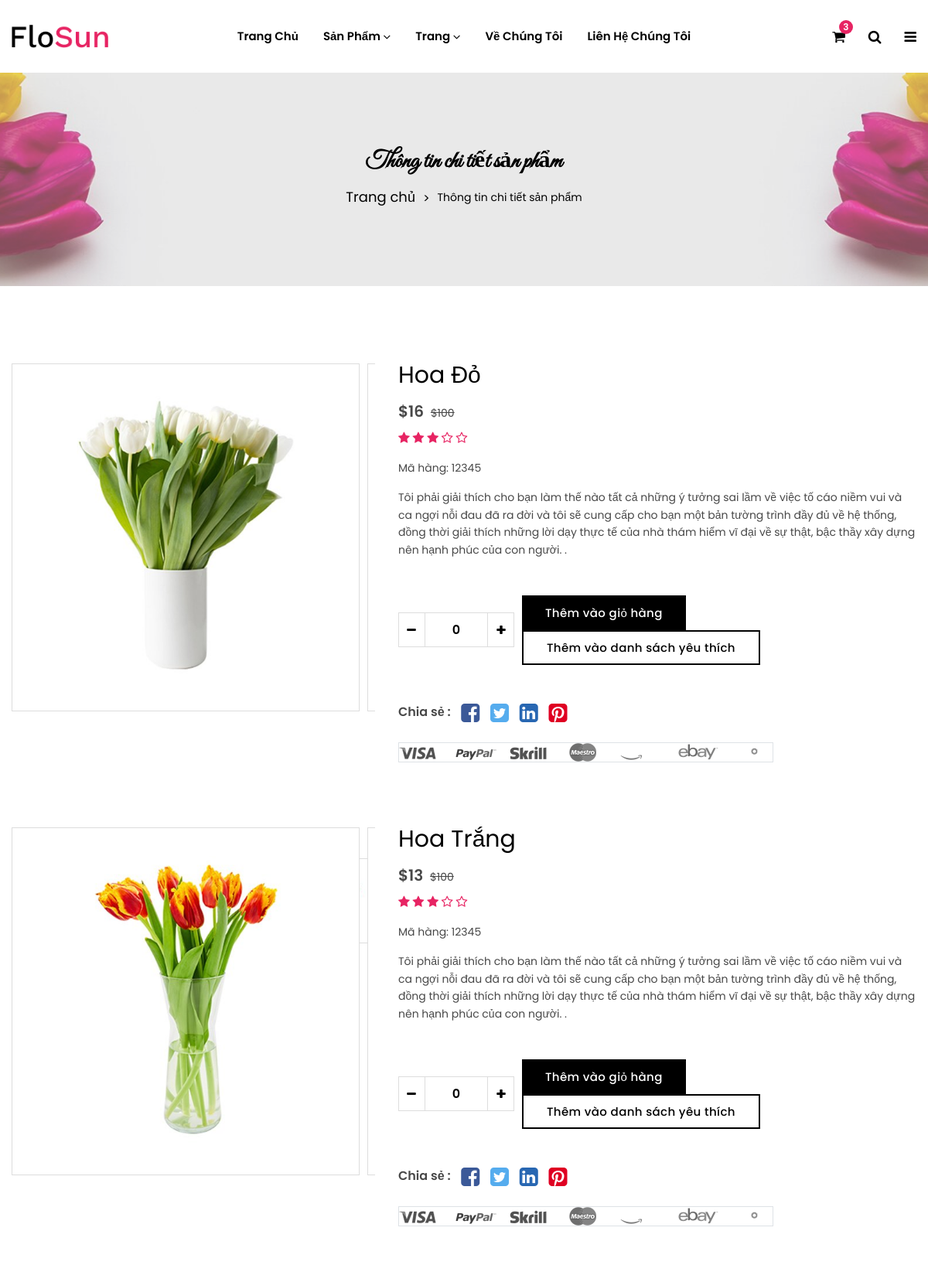
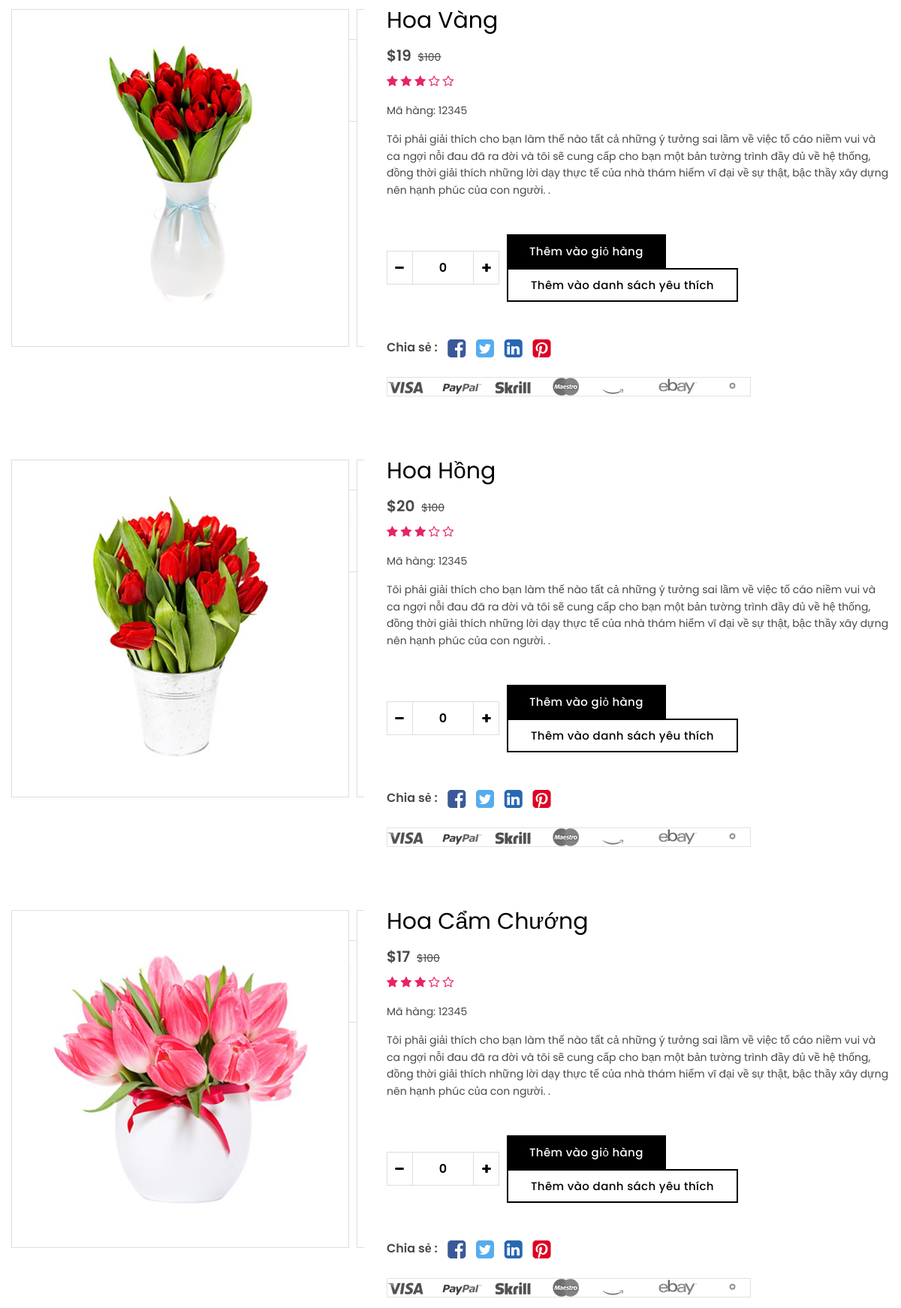
Page /product-details.php (upper part) on the committed database (2 pictures, top to bottom).
### tables this page shows
CREATE TABLE `san_pham` (
  `Ma_Hoa` int(11) NOT NULL COMMENT 'Mã hoa',
  `Ten_Hoa` varchar(100) DEFAULT NULL COMMENT 'Tên hoa',
  `So_Luong` int(11) DEFAULT NULL COMMENT 'Số lượng',
  `Hinh_anh` varchar(200) DEFAULT NULL,
  `Don_Gia` decimal(10,0) DEFAULT NULL COMMENT 'Đơn giá',
  `Ma_Loai` int(11) DEFAULT NULL COMMENT 'Mã loại'
);

### product-details.php (the view, shortened to what this page needs)
<head>
    <link rel="stylesheet" href="assets/css/vendor/bootstrap.min.css">
    <link rel="stylesheet" href="assets/css/vendor/font.awesome.min.css">
    <link rel="stylesheet" href="assets/css/vendor/linearicons.min.css">
    <link rel="stylesheet" href="assets/css/plugins/swiper-bundle.min.css">
    <link rel="stylesheet" href="assets/css/plugins/animate.min.css">
    <link rel="stylesheet" href="assets/css/plugins/jquery-ui.min.css">
    <link rel="stylesheet" href="assets/css/plugins/nice-select.min.css">
    <link rel="stylesheet" href="assets/css/plugins/magnific-popup.css">
    <link rel="stylesheet" href="assets/css/style.css">
    <?php
        include("KetNoi.php");
        if(isset($_GET['hoa'])) {
            $MaHoa = $_GET['hoa'];
            $sql = "SELECT * FROM san_pham WHERE Ma_Hoa = '$MaHoa'";
        } else {
            $sql = "SELECT * FROM san_pham";
        }
        $SP = $con->query($sql);
    ?>
<link type="text/css" rel="stylesheet" charset="UTF-8" href="https://www.gstatic.com/_/translate_http/_/ss/k=translate_http.tr.qhDXWpKopYk.L.W.O/am=wA/d=0/rs=AN8SPfq5gedF4FIOWZgYyMCNZA5tU966ig/m=el_main_css"></head>
<body style="overflow: visible;">
    <?php
        require "Layout-Chung/header.php";
    ?>
    <div class="breadcrumbs-area position-relative">
        <div class="container">
            <div class="row">
                <div class="col-12 text-center">
                    <div class="breadcrumb-content position-relative section-content">
                        <h3 class="title-3"><font style="vertical-align: inherit;"><font style="vertical-align: inherit;">Thông tin chi tiết sản phẩm</font></font></h3>
                        <ul>
                            <li><a href="index.php"><font style="vertical-align: inherit;"><font style="vertical-align: inherit;">Trang chủ</font></font></a></li>
                            <li><font style="vertical-align: inherit;"><font style="vertical-align: inherit;">Thông tin chi tiết sản phẩm</font></font></li>
                        </ul>
                    </div>
                </div>
            </div>
        </div>
    </div>
    <div class="single-product-main-area">
        <div class="container container-default custom-area">
        <?Php foreach($SP as $sp)
                            { ?>
            <div class="row">
                <div class="col-lg-5 offset-lg-0 col-md-8 offset-md-2 col-custom">
                    <div class="product-details-img">
                        <div class="single-product-img swiper-container gallery-top popup-gallery swiper-container-initialized swiper-container-horizontal">
                            <div class="swiper-wrapper" id="swiper-wrapper-98107826f5c9e45c1" aria-live="polite" style="transform: translate3d(0px, 0px, 0px);">
                                <div class="swiper-slide swiper-slide-active" role="group" aria-label="1/6" style="width: 450px; margin-right: 10px;">
                                    <a class="w-100" href="assets/images/product/large-size/<?php echo $sp['Hinh_anh'] ?>">
                                        <img class="w-100" src="assets/images/product/large-size/<?php echo $sp['Hinh_anh'] ?>" alt="Sản phẩm">
                                    </a>
                                </div>
                                <div class="swiper-slide swiper-slide-next" role="group" aria-label="2/6" style="width: 450px; margin-right: 10px;">
                                    <a class="w-100" href="assets/images/product/large-size/2.jpg">
                                        <img class="w-100" src="assets/images/product/large-size/2.jpg" alt="Sản phẩm">
                                    </a>
                                </div>
                            </div>
                        <span class="swiper-notification" aria-live="assertive" aria-atomic="true"></span></div>
                        <div class="single-product-thumb swiper-container gallery-thumbs swiper-container-initialized swiper-container-horizontal swiper-container-free-mode swiper-container-thumbs">
                            <div class="swiper-wrapper" id="swiper-wrapper-ce9a3ed8bfc35cbc" aria-live="polite" style="transform: translate3d(0px, 0px, 0px);">
                                <div class="swiper-slide swiper-slide-visible swiper-slide-active swiper-slide-thumb-active" role="group" aria-label="1/6" style="width: 105px; margin-right: 10px;">
                                </div>
                                <div class="swiper-slide swiper-slide-visible swiper-slide-next" role="group" aria-label="2/6" style="width: 105px; margin-right: 10px;">
                                </div>
                                <div class="swiper-slide swiper-slide-visible" role="group" aria-label="3/6" style="width: 105px; margin-right: 10px;">
                                </div>
                                <div class="swiper-slide swiper-slide-visible" role="group" aria-label="4/6" style="width: 105px; margin-right: 10px;">
                                </div>
                            </div>
                            <div class="swiper-button-next swiper-button-white" tabindex="0" role="button" aria-label="Trang trình bày tiếp theo" aria-controls="swiper-wrapper-98107826f5c9e45c1" aria-disabled="false"><i class="lnr lnr-arrow-right"></i></div>
                            <div class="swiper-button-prev swiper-button-white swiper-button-disabled" tabindex="-1" role="button" aria-label="Slide trước" aria-controls="swiper-wrapper-98107826f5c9e45c1" aria-disabled="true"><i class="lnr lnr-arrow-left"></i></div>
                        <span class="swiper-notification" aria-live="assertive" aria-atomic="true"></span></div>
                    </div>
                </div>
                <div class="col-lg-7 col-custom">
                    <div class="product-summery position-relative">
                        <div class="product-head mb-3">
                            <h2 class="product-title"><font style="vertical-align: inherit;"><font style="vertical-align: inherit;"><?Php echo $sp["Ten_Hoa"];?></font></font></h2>
                        </div>
                        <div class="price-box mb-2">
                            <span class="regular-price"><font style="vertical-align: inherit;"><font style="vertical-align: inherit;">$<?Php echo $sp["Don_Gia"];?></font></font></span>
                            <span class="old-price"><del><font style="vertical-align: inherit;"><font style="vertical-align: inherit;">$100</font></font></del></span>
                        </div>
                        <div class="product-rating mb-3">
                            <i class="fa fa-star"></i>
                            <i class="fa fa-star"></i>
                            <i class="fa fa-star"></i>
                            <i class="fa fa-star-o"></i>
                            <i class="fa fa-star-o"></i>
                        </div>
                        <div class="sku mb-3">
                            <span><font style="vertical-align: inherit;"><font style="vertical-align: inherit;">Mã hàng: 12345</font></font></span>
                        </div>
                        <p class="desc-content mb-5"><font style="vertical-align: inherit;"><font style="vertical-align: inherit;">Tôi phải giải thích cho bạn làm thế nào tất cả những ý tưởng sai lầm về việc tố cáo niềm vui và ca ngợi nỗi đau đã ra đời và tôi sẽ cung cấp cho bạn một bản tường trình đầy đủ về hệ thống, đồng thời giải thích những lời dạy thực tế của nhà thám hiểm vĩ đại về sự thật, bậc thầy xây dựng nên hạnh phúc của con người. .</font></font></p>
                        <div class="quantity-with_btn mb-5">
                            <div class="quantity">
                                <div class="cart-plus-minus">
                                    <input class="cart-plus-minus-box" value="0" type="text">
                                    <div class="dec qtybutton"><font style="vertical-align: inherit;"><font style="vertical-align: inherit;">-</font></font></div>
                                    <div class="inc qtybutton"><font style="vertical-align: inherit;"><font style="vertical-align: inherit;">+</font></font></div>
                                <div class="dec qtybutton"><i class="fa fa-minus"></i></div><div class="inc qtybutton"><i class="fa fa-plus"></i></div></div>
                            </div>
                            <div class="add-to_cart">
                                <a class="btn product-cart button-icon flosun-button dark-btn" href="cart.php"><font style="vertical-align: inherit;"><font style="vertical-align: inherit;">Thêm vào giỏ hàng</font></font></a>
                                <a class="btn flosun-button secondary-btn secondary-border rounded-0" href="wishlist.php"><font style="vertical-align: inherit;"><font style="vertical-align: inherit;">Thêm vào danh sách yêu thích</font></font></a>
                            </div>
                        </div>
                        <div class="social-share mb-4">
                            <span><font style="vertical-align: inherit;"><font style="vertical-align: inherit;">Chia sẻ :</font></font></span>
                            <a href="#"><i class="fa fa-facebook-square facebook-color"></i></a>
                            <a href="#"><i class="fa fa-twitter-square twitter-color"></i></a>
                            <a href="#"><i class="fa fa-linkedin-square linkedin-color"></i></a>
                            <a href="#"><i class="fa fa-pinterest-square pinterest-color"></i></a>
                        </div>
                        <div class="payment">
                            <a href="#"><img class="border" src="assets/images/payment/payment-icon.png" alt="Sự chi trả"></a>
                        </div>
                    </div>
                </div>
            </div>
        <?php } ?>
        </div>
    </div>
</body>

### rows in the picture
san_pham: Hinh_anh (picture), Ten_Hoa "Hoa Đỏ", Don_Gia "16"
san_pham: Hinh_anh (picture), Ten_Hoa "Hoa Trắng", Don_Gia "13"
san_pham: Hinh_anh (picture), Ten_Hoa "Hoa Vàng", Don_Gia "19"
san_pham: Hinh_anh (picture), Ten_Hoa "Hoa Hồng", Don_Gia "20"
san_pham: Hinh_anh (picture), Ten_Hoa "Hoa Cẩm Chướng", Don_Gia "17"
